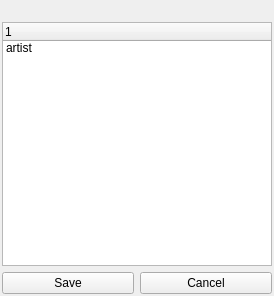
<?xml version="1.0" encoding="UTF-8"?>
<ui version="4.0">
 <class>FrmTagEditor</class>
 <widget class="QWidget" name="FrmTagEditor">
  <property name="geometry">
   <rect>
    <x>0</x>
    <y>0</y>
    <width>274</width>
    <height>296</height>
   </rect>
  </property>
  <property name="windowTitle">
   <string>Form</string>
  </property>
  <layout class="QVBoxLayout" name="verticalLayout">
   <property name="margin">
    <number>2</number>
   </property>
   <item>
    <widget class="QLabel" name="labelCover">
     <property name="sizePolicy">
      <sizepolicy hsizetype="Preferred" vsizetype="Preferred">
       <horstretch>0</horstretch>
       <verstretch>0</verstretch>
      </sizepolicy>
     </property>
     <property name="text">
      <string/>
     </property>
    </widget>
   </item>
   <item>
    <widget class="QTreeWidget" name="treeWidget">
     <property name="rootIsDecorated">
      <bool>false</bool>
     </property>
     <property name="uniformRowHeights">
      <bool>false</bool>
     </property>
     <property name="headerHidden">
      <bool>false</bool>
     </property>
     <column>
      <property name="text">
       <string>1</string>
      </property>
     </column>
     <item>
      <property name="text">
       <string>artist</string>
      </property>
      <item>
       <property name="text">
        <string>foo</string>
       </property>
      </item>
     </item>
    </widget>
   </item>
   <item>
    <layout class="QHBoxLayout" name="horizontalLayout">
     <item>
      <widget class="QPushButton" name="pushButton">
       <property name="text">
        <string>Save</string>
       </property>
      </widget>
     </item>
     <item>
      <widget class="QPushButton" name="pushButton_2">
       <property name="text">
        <string>Cancel</string>
       </property>
      </widget>
     </item>
    </layout>
   </item>
  </layout>
 </widget>
 <resources/>
 <connections/>
</ui>
